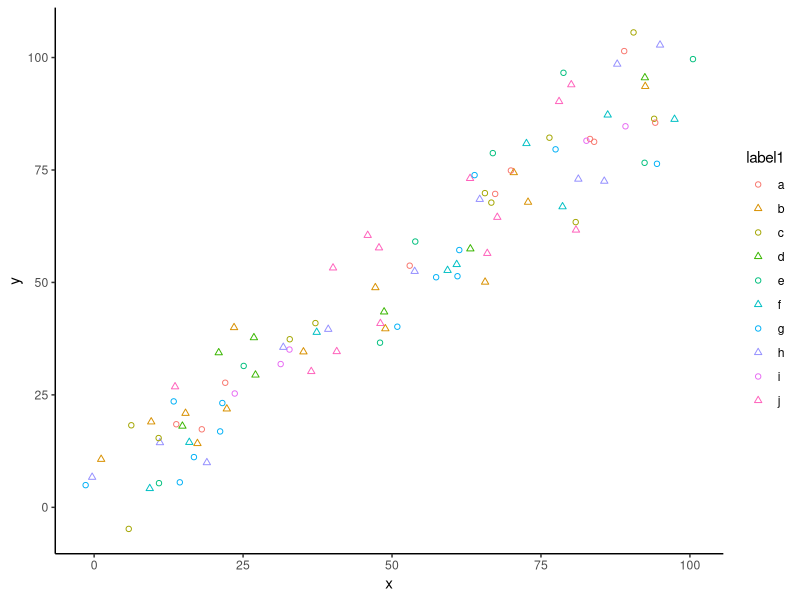

The R script that drew this image:
library(ggplot2)
library(tidyverse)

someData <- data.frame(x = 1:100 + runif(n = 100, min = -10, max = 10), y = 1:100 + runif(n = 100, min = -10, max = 10), label1 = sample(letters[1:10], size = 100, replace = T), label2 = sample(1:5, size = 100, replace = T)) %>%
    mutate(label2 = as.factor(label2))

manual_pal <- function(numShapeLevels) {
    values <- 1000
    function(n) {
        rep(1:numShapeLevels, length.out = values)
    }
}

scale_color_highres <- function(numShapeLevels, palette = scales::hue_pal(), ...) {
    list(discrete_scale(
        "color",
        scale_name = "discreteColor",
        palette = palette,
        ...),
    discrete_scale(
        "shape",
        scale_name = "discreteShape",
        palette = manual_pal(numShapeLevels),
        ...))
}

plot <- ggplot(data = someData, aes(x = x, y = y, color = label1, shape = label1)) +
    geom_point() +
    scale_color_highres(numShapeLevels = 2) +
    theme_classic()
ggsave(plot = plot, filename = "tmp/example_plot.pdf", width = 5, height = 5)
